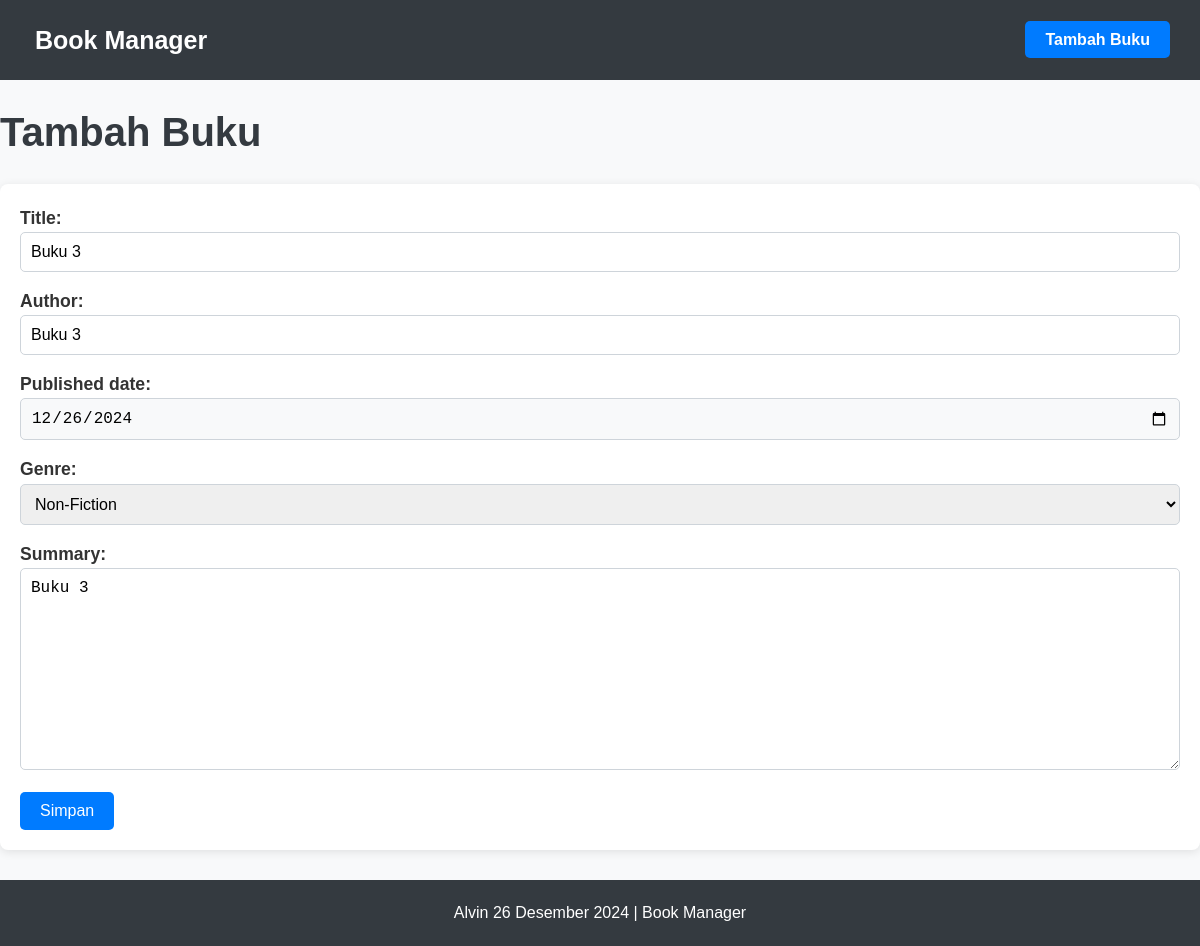
Screenshot of /books/edit/5/ with the database file from the repository.
### books/models.py (models this page shows, shortened)
class Book(models.Model):
    GENRE_CHOICES = [
        ('Fiction', 'Fiction'),
        ('Non-Fiction', 'Non-Fiction'),
        ('Science', 'Science'),
        ('History', 'History'),
    ]
    title = models.CharField(max_length=100, blank=False) # title, tidak boleh kosong
    author = models.CharField(max_length=50, blank=False) # author, tidak boleh kosong
    published_date = models.DateField()
    genre = models.CharField(max_length=20, choices=GENRE_CHOICES) # pilihan genre
    summary = models.TextField(blank=True, null=True) # summary boleh kosong (opsional)

### books/views.py (the view)
# urls.py: path('edit/<int:pk>/', BookUpdateView.as_view(), name='book_edit'),
class BookUpdateView(UpdateView):
    model = Book
    template_name = 'books/book_form.html'
    form_class = BookForm # form yang dipakai dari forms.py
    success_url = reverse_lazy('book_list') # kalau confirm, masuk ke halaman daftar buku

### books/forms.py
class BookForm(forms.ModelForm):
    class Meta:
        model = Book
        fields = ['title', 'author', 'published_date', 'genre', 'summary']
    published_date = forms.DateField(
        widget=DateInput(attrs={'type': 'date'}),
        input_formats=['%Y-%m-%d'],
    )

### books/templates/books/book_form.html (shortened to what this page needs)
{% extends 'base.html' %}
{% block content %}
<h1>Tambah Buku</h1>
<form method="post">
    {{ form.as_p }}
    <button type="submit">Simpan</button>
</form>
{% endblock %}

### books/static/books/base.css (style rules this page uses)
* { margin: 0; padding: 0; box-sizing: border-box; }
body { font-family: 'Arial', sans-serif; background-color: #f8f9fa; color: #333; line-height: 1.6; }
h1 { font-size: 2.5rem; color: #343a40; margin-bottom: 20px; }
button { padding: 10px 20px; background-color: #007bff; color: white; border: none; border-radius: 5px; font-size: 1rem; cursor: pointer; transition: background-color 0.3s ease; }
form { background-color: #fff; padding: 20px; border-radius: 8px; box-shadow: 0 2px 10px rgba(0, 0, 0, 0.1); }
form input, form select, form textarea { width: 100%; padding: 10px; margin-bottom: 15px; border: 1px solid #ced4da; border-radius: 5px; font-size: 1rem; }
form input[type="date"] { background-color: #f8f9fa; }
form label { font-size: 1.1rem; font-weight: bold; margin-bottom: 5px; }

### rows the page displays
Book: title "Buku 3", author "Buku 3", published_date "12/26/2024", genre "Non-Fiction", summary "Buku 3"
